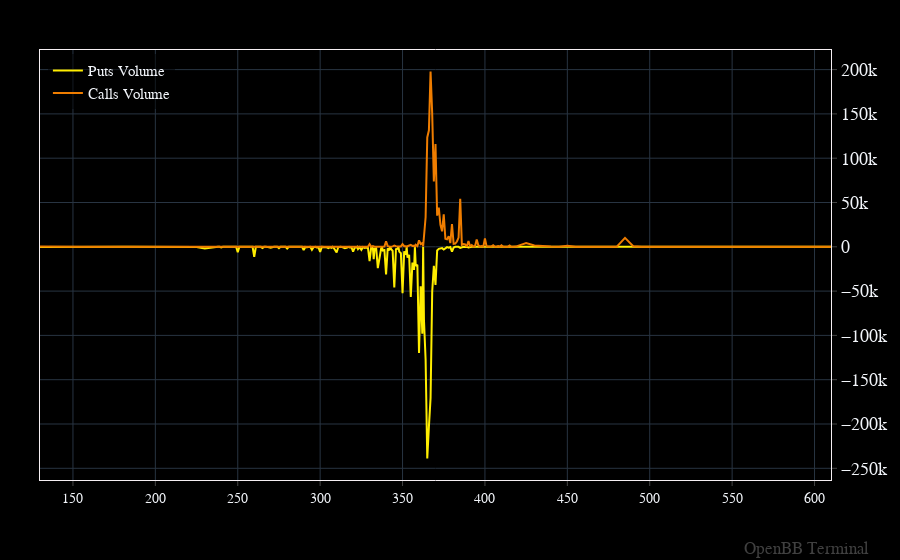

Notebook source saved alongside this figure:
### Code cell
openbb.forecast.plot(strike_vol, strike_vol.columns.to_list())

### Figure 1 — Plotly figure (JSON) as saved in the notebook; plotly's stock layout.template omitted (floating-point values rounded to 4 significant figures; data arrays with more than 128 entries replaced by an {"elided": "..."} marker saying what was removed)
{"data": [{"hovertemplate": "%{y}<extra></extra>", "name": "Puts Volume", "type": "scatter", "x": {"elided": "260 float values"}, "y": {"elided": "260 int values"}}, {"hovertemplate": "%{y}<extra></extra>", "name": "Calls Volume", "type": "scatter", "x": {"elided": "260 float values"}, "y": {"elided": "260 int values"}}], "layout": {"annotations": [{"font": {"color": "gray", "size": 17}, "opacity": 0.5, "showarrow": false, "text": "OpenBB Terminal", "x": 1, "xanchor": "right", "xref": "paper", "xshift": 40, "y": 0, "yanchor": "bottom", "yref": "paper", "yshift": -80}], "bargap": 0, "bargroupgap": 0, "barmode": "overlay", "legend": {"orientation": "v"}, "margin": {"b": 80, "l": 40, "r": 50, "t": 50}}}
